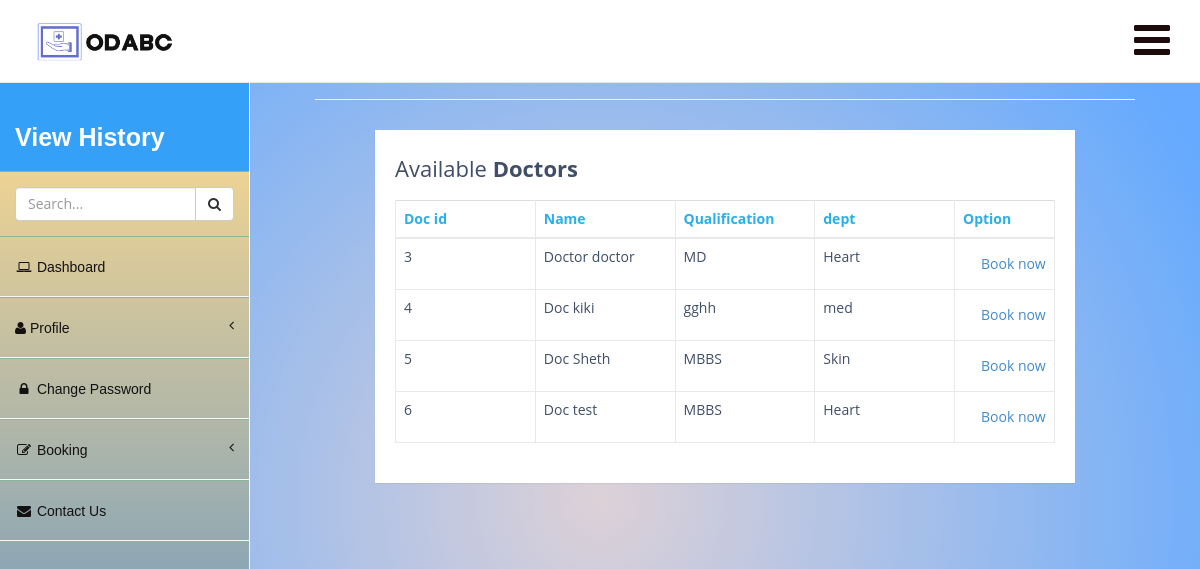
/bookappointment/, run on an earlier commit of the app's database.
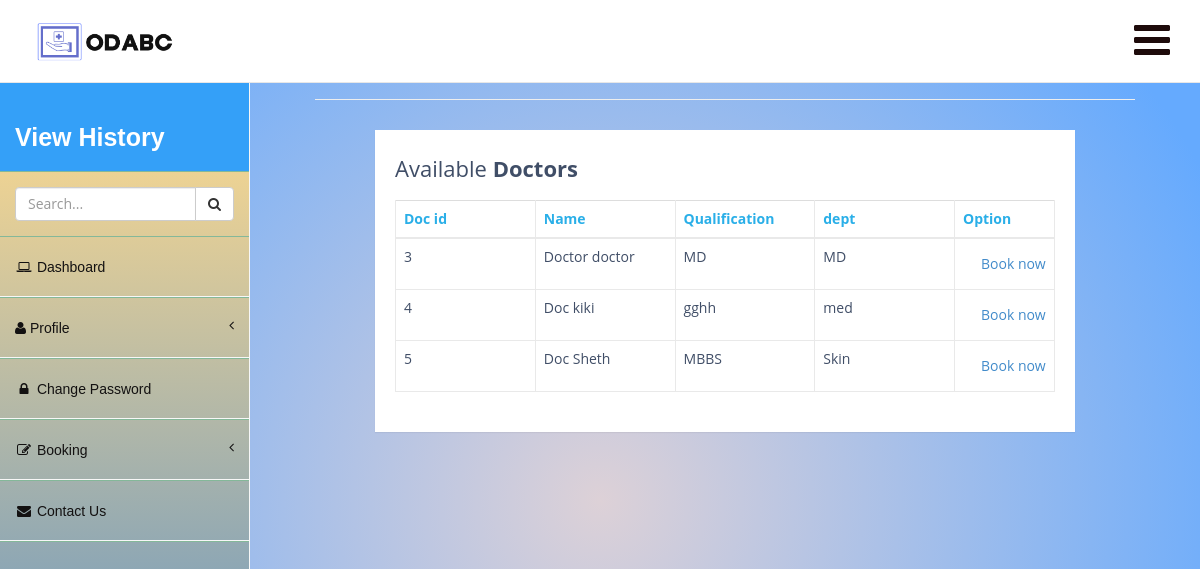
And on a later commit of the database.
### ODBS/models.py (models this page shows, shortened)
class Doctor(models.Model):
    user=models.ForeignKey(User,on_delete=models.CASCADE)
    docid=models.BigAutoField(primary_key=True)
    contactno=models.CharField(max_length=50,null=True)
    qualification=models.CharField(max_length=50,null=True)
    specialist=models.CharField(max_length=50,null=True)
    day1=models.CharField(max_length=10,null=True)
    day2=models.CharField(max_length=10,null=True)
    day3=models.CharField(max_length=10,null=True)
    time1=models.CharField(max_length=10,null=True)
    time2=models.CharField(max_length=10,null=True)
    time3=models.CharField(max_length=10,null=True)
    dept=models.CharField(max_length=10,null=True)

### ODBS/views.py (the view)
# urls.py: path('bookappointment/', bookappointment,name="bookappointment"),
def bookappointment(request):
    listofdoctors=Doctor.objects.all()
    return render(request,"bookappointment.html",locals())

### ODBS/Templates/bookappointment.html (shortened to what the changed rows need)
<!DOCTYPE html>
<html>
<head>
    <link href="/static/assets/plugins/bootstrap/bootstrap.css" rel="stylesheet" />
    <link href="/static/assets/font-awesome/css/font-awesome.css" rel="stylesheet" />
    <link href="/static/assets/plugins/pace/pace-theme-big-counter.css" rel="stylesheet" />
  <link href="/static/assets/css/style.css" rel="stylesheet" />
      <link href="/static/assets/css/main-style.css" rel="stylesheet" />
    <link href="/static/assets/plugins/dataTables/dataTables.bootstrap.css" rel="stylesheet" />
</head>
<body>
    <div id="wrapper">
        <div id="page-wrapper">
                <div class="col-lg-12">
                    <h1 class="page-header"></h1>
                 <div class="container-lg">
                    <div class="table-responsive">
                        <div class="table-wrapper">
                            <div class="table-title">
                                <div class="row">
                                    <div class="col-sm-6"><h2>Available<b> Doctors</b></h2></div>
                                </div>
                            </div>
                            <table class="table table-bordered">
                                <thead>
                                    <tr>
                                        <th style="color:#2aafe8">Doc id </th>
                                        <th style="color:#2aafe8">Name </th>
                                        <th style="color:#2aafe8">Qualification    </th>
                                        <th style="color:#2aafe8">dept    </th>
                                        <th style="color:#2aafe8">Option    </th>
                                    </tr>
                                </thead>
                                <tbody>
                                    {% for i in listofdoctors%}
                                    <tr>
                                        <td>{{i.docid}}</td>
                                        <td>{{i.user.first_name}} {{i.user.last_name}}</td>
                                        <td>{{i.qualification}}</td>
                                        <td>{{i.specialist}}</td>
                                        <td><a href="/bookdoc/{{i.docid}}" class="btn">Book now</a></td>
                                    </tr>
                                    {% endfor %}
                                </tbody>
                            </table>
                        </div>
                    </div>
                </div>
    </div>
</body>
</html>

What changed in the data, as far as the page shows it:
removed Doctor: docid "6", user.first_name "Doc", user.last_name "test", qualification "MBBS", specialist "Heart"
changed Doctor "MD": specialist "Heart" → "MD"
